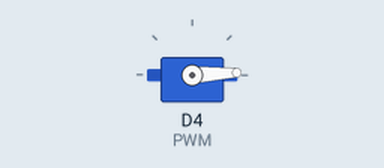
Bench run of a sketch on a simulated ESP8266 (NodeMCU). On the bench: servo. What the sketch prints to the serial monitor is not drawn.

Above: at 0.05 s.
At 0.45 s:
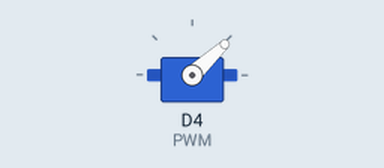
At 0.9 s:
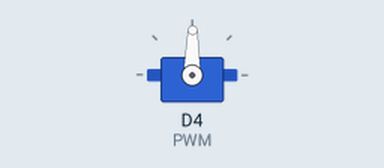
At 1.8 s:
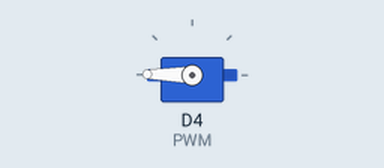
Timing chart, 0 to 4.2 s (numbered marks = the images above):
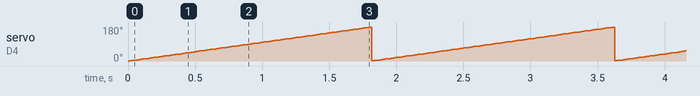

Measured:
- by itself, servo on D4 (PWM): ramps from 1° to 179° and jumps back, once every 1.8 s

The sketch:

servo2.ino.ino
```cpp
#include <Servo.h>

#define PWM D4
// #define Rvo D4

Servo servo;

int se=0;
bool dir = true;

void setup()
{
    // put your setup code here, to run once:
    servo.attach(PWM);
    Serial.begin(9600);
}

void loop()
{
    // put your main code here, to run repeatedly:
    // servo.write(0);
    // delay(2000);

    // servo.write(90);
    // delay(2000);

    // servo.write(180);
    // delay(2000);
    // se++;


    servo.write(se%180);
    Serial.println(se%180);
    se++;
delay(10);

}
```
